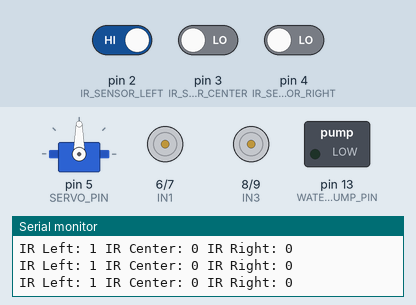
Recording of a sketch running on a simulated Arduino Uno, built with avr-gcc and run on an emulated ATmega328P. Shown: servo, motor-driver pin pairs drawn as motors (green arrow = first pin HIGH = forward, orange = second pin HIGH = backward, longer = more drive, scaled by the enable pin), switched loads named in the sketch (green lamp = pin HIGH), the last lines printed to the serial monitor. Inputs (shaded band) come from the test bench; at power-on: pin 2 (IR_SENSOR_LEFT) HIGH, pin 3 (IR_SENSOR_CENTER) LOW, pin 4 (IR_SENSOR_RIGHT) LOW.

Above: at 1.2 s.
1.3 s: pin 2 (IR_SENSOR_LEFT) driven LOW
At 1.6 s:
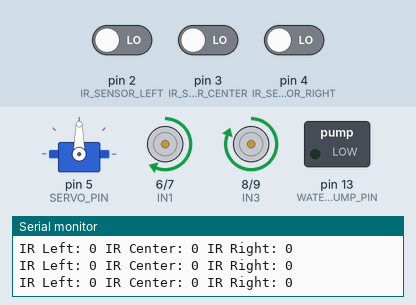
2.8 s: pin 3 (IR_SENSOR_CENTER) driven HIGH
At 4.0 s:
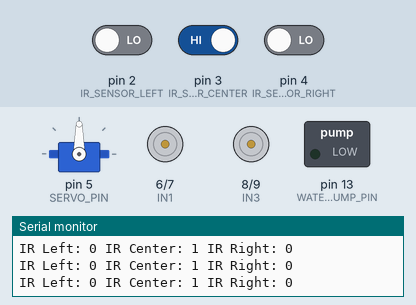
4.3 s: pin 4 (IR_SENSOR_RIGHT) driven HIGH
At 5.5 s:
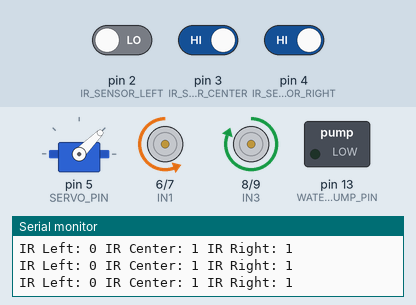
5.8 s: pin 2 (IR_SENSOR_LEFT) driven HIGH
At 7.1 s:
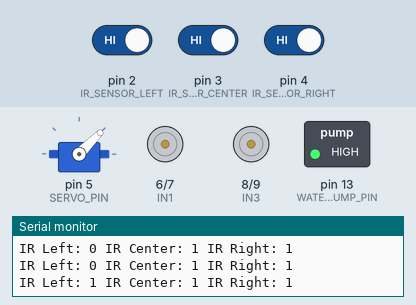
10.3 s: pin 4 (IR_SENSOR_RIGHT) driven LOW
At 12.1 s:
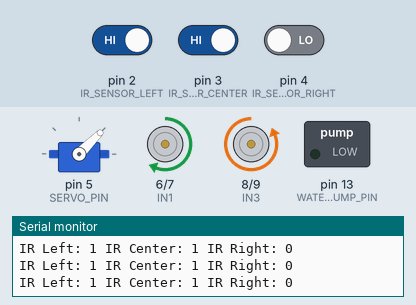
12.4 s: pin 3 (IR_SENSOR_CENTER) driven LOW
At 13.7 s:
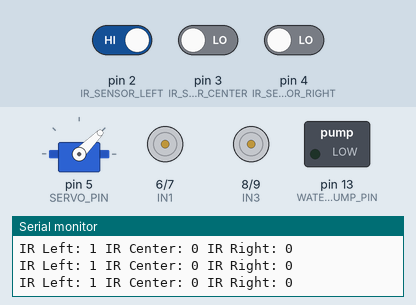
Timing chart, 0 to 14.9 s (numbered marks = the images above; inputs shaded):
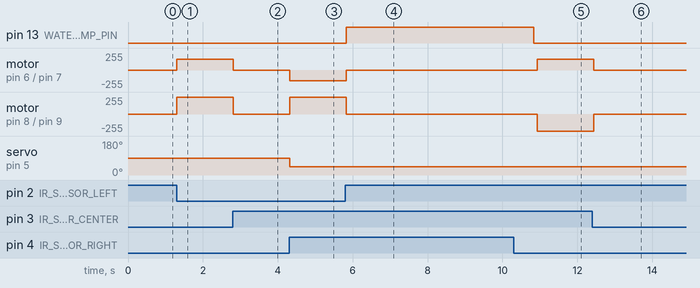

The sketch:

code.ino
```cpp
#define IR_SENSOR_LEFT 2
#define IR_SENSOR_CENTER 3
#define IR_SENSOR_RIGHT 4
#define SERVO_PIN 5
#define WATER_PUMP_PIN 13
#define ENA 11
#define ENB 12
#define IN1 6
#define IN2 7
#define IN3 8
#define IN4 9

#include <Servo.h>
Servo servo;

void setup() {
  Serial.begin(9600);

  pinMode(IR_SENSOR_LEFT, INPUT);
  pinMode(IR_SENSOR_CENTER, INPUT);
  pinMode(IR_SENSOR_RIGHT, INPUT);

  pinMode(ENA, OUTPUT);
  pinMode(ENB, OUTPUT);
  pinMode(IN1, OUTPUT);
  pinMode(IN2, OUTPUT);
  pinMode(IN3, OUTPUT);
  pinMode(IN4, OUTPUT);

  pinMode(WATER_PUMP_PIN, OUTPUT);

  servo.attach(SERVO_PIN);

  servo.write(90);
}

void loop() {
  int irLeft = digitalRead(IR_SENSOR_LEFT);
  int irCenter = digitalRead(IR_SENSOR_CENTER);
  int irRight = digitalRead(IR_SENSOR_RIGHT);

  Serial.print("IR Left: ");
  Serial.print(irLeft);
  Serial.print(" IR Center: ");
  Serial.print(irCenter);
  Serial.print(" IR Right: ");
  Serial.println(irRight);

  if (irLeft == LOW && irCenter == LOW && irRight == LOW) {
    moveForward();
  } else if (irLeft == LOW && irCenter == HIGH && irRight == HIGH) {
    turnLeft();
  } else if (irLeft == HIGH && irCenter == HIGH && irRight == LOW) {
    turnRight();
  } else if (irLeft == HIGH&& irCenter == HIGH && irRight == HIGH) {
    stopRobot();
    activateWaterPump();
  } else {
    // Default to stop
    stopRobot();
  }

  delay(100);
}

void moveForward() {
  digitalWrite(IN1, HIGH);
  digitalWrite(IN2, LOW);
  digitalWrite(IN3, HIGH);
  digitalWrite(IN4, LOW);
  analogWrite(ENA, 160);
  analogWrite(ENB, 160);
  servo.write(90);

}

void turnLeft() {
  digitalWrite(IN1, LOW);
  digitalWrite(IN2, HIGH);
  digitalWrite(IN3, HIGH);
  digitalWrite(IN4, LOW);
  analogWrite(ENA, 160);
  analogWrite(ENB, 160);
  servo.write(45);
}

void turnRight() {
  digitalWrite(IN1, HIGH);
  digitalWrite(IN2, LOW);
  digitalWrite(IN3, LOW);
  digitalWrite(IN4, HIGH);
  analogWrite(ENA, 160);
  analogWrite(ENB, 160);
  servo.write(45);

}

void stopRobot() {
  digitalWrite(IN1, LOW);
  digitalWrite(IN2, LOW);
  digitalWrite(IN3, LOW);
  digitalWrite(IN4, LOW);
  analogWrite(ENA, 0);
  analogWrite(ENB, 0);
}

void activateWaterPump() {
  digitalWrite(WATER_PUMP_PIN, HIGH);
  delay(5000);
  digitalWrite(WATER_PUMP_PIN, LOW);
}
```

Measured:
- after the input at 1.3 s, motor on pin 6 (IN1) / pin 7 (IN2): stopped → forward 160/255 at once; motor on pin 8 (IN3) / pin 9 (IN4): stopped → forward 255/255 at once
- after the input at 2.8 s, motor on pin 6 (IN1) / pin 7 (IN2): forward 160/255 → stopped at once; motor on pin 8 (IN3) / pin 9 (IN4): forward 255/255 → stopped at once
- after the input at 4.3 s, motor on pin 6 (IN1) / pin 7 (IN2): stopped → backward 160/255 at once; motor on pin 8 (IN3) / pin 9 (IN4): stopped → forward 255/255 at once; servo on pin 5 (SERVO_PIN): 90° → 45° at once
- after the input at 5.8 s, pin 13 (WATER_PUMP_PIN): LOW → HIGH at once; motor on pin 6 (IN1) / pin 7 (IN2): backward 160/255 → stopped at once; motor on pin 8 (IN3) / pin 9 (IN4): forward 255/255 → stopped at once
- after the input at 10.3 s, pin 13 (WATER_PUMP_PIN): goes on until 10.8 s, then stays LOW; motor on pin 6 (IN1) / pin 7 (IN2): stopped → forward 160/255 after 0.63 s; motor on pin 8 (IN3) / pin 9 (IN4): stopped → backward 255/255 after 0.63 s
- after the input at 12.4 s, motor on pin 6 (IN1) / pin 7 (IN2): forward 160/255 → stopped at once; motor on pin 8 (IN3) / pin 9 (IN4): backward 255/255 → stopped at once
